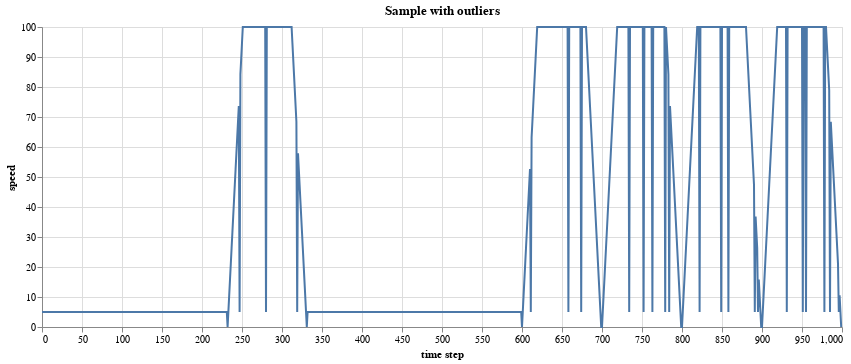

The cell this chart's notebook holds for it:
### Markdown cell above
## Train sample with outliers

When the data contains no outliers, Sequential models won't have advantages over traditional ML models.
Real sensor data, however, always have outliers of some sorts. In our case we are going to introduce outliers in train segments at a random point in time, with a given probability. The **outlier speed is the same as for walk segment (5km/h)**, so that it would be indistinguishable given a single observation.

### Code cell
sample = generate_sample(outlier_prob=0.05)
fig = sample.get_figure()
fig.properties(title="Sample with outliers", width=800)

### Figure 1 — Vega-Lite specification as saved in the notebook (floating-point values rounded to 4 significant figures; data arrays with more than 128 entries replaced by an {"elided": "..."} marker saying what was removed)
{"config": {"view": {"continuousWidth": 400, "continuousHeight": 300}}, "data": {"name": "data-9fdd07dd484459a20c66656349ce35b7"}, "mark": "line", "encoding": {"x": {"type": "quantitative", "field": "time step"}, "y": {"type": "quantitative", "field": "speed"}}, "title": "Sample with outliers", "width": 800, "$schema": "https://vega.github.io/schema/vega-lite/v4.8.1.json", "datasets": {"data-9fdd07dd484459a20c66656349ce35b7": {"elided": "1000 records"}}}
